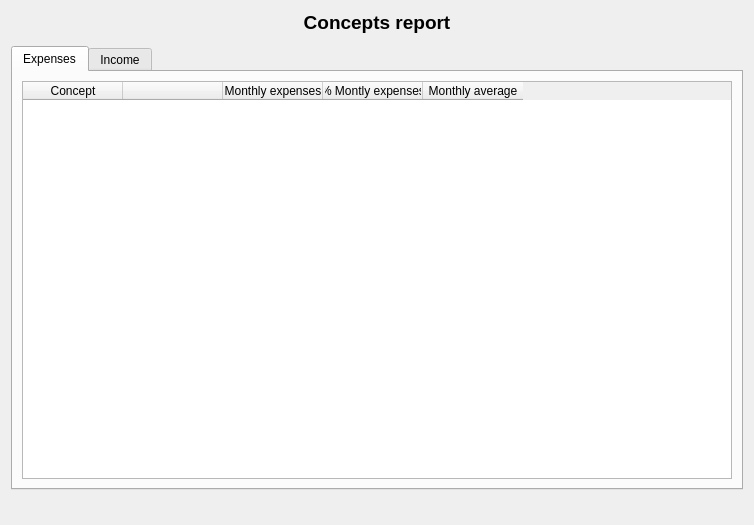
<?xml version="1.0" encoding="UTF-8"?>
<ui version="4.0">
 <class>wdgConceptos</class>
 <widget class="QWidget" name="wdgConceptos">
  <property name="geometry">
   <rect>
    <x>0</x>
    <y>0</y>
    <width>754</width>
    <height>525</height>
   </rect>
  </property>
  <property name="windowTitle">
   <string>Form</string>
  </property>
  <layout class="QVBoxLayout" name="verticalLayout_2">
   <item>
    <layout class="QVBoxLayout" name="verticalLayout">
     <item>
      <widget class="QLabel" name="lbl">
       <property name="font">
        <font>
         <pointsize>14</pointsize>
         <weight>75</weight>
         <bold>true</bold>
        </font>
       </property>
       <property name="text">
        <string>Concepts report</string>
       </property>
       <property name="alignment">
        <set>Qt::AlignCenter</set>
       </property>
      </widget>
     </item>
     <item>
      <widget class="wdgYearMonth" name="wdgYM" native="true"/>
     </item>
     <item>
      <widget class="QTabWidget" name="tabWidget">
       <property name="currentIndex">
        <number>0</number>
       </property>
       <widget class="QWidget" name="tab">
        <attribute name="title">
         <string>Expenses</string>
        </attribute>
        <layout class="QHBoxLayout" name="horizontalLayout">
         <item>
          <widget class="myQTableWidget" name="tblExpenses">
           <property name="contextMenuPolicy">
            <enum>Qt::CustomContextMenu</enum>
           </property>
           <property name="alternatingRowColors">
            <bool>true</bool>
           </property>
           <property name="selectionMode">
            <enum>QAbstractItemView::SingleSelection</enum>
           </property>
           <property name="selectionBehavior">
            <enum>QAbstractItemView::SelectRows</enum>
           </property>
           <property name="sortingEnabled">
            <bool>true</bool>
           </property>
           <attribute name="verticalHeaderVisible">
            <bool>false</bool>
           </attribute>
           <attribute name="verticalHeaderCascadingSectionResizes">
            <bool>false</bool>
           </attribute>
           <column>
            <property name="text">
             <string>Concept</string>
            </property>
           </column>
           <column>
            <property name="text">
             <string/>
            </property>
           </column>
           <column>
            <property name="text">
             <string>Monthly expenses</string>
            </property>
           </column>
           <column>
            <property name="text">
             <string>% Montly expenses</string>
            </property>
           </column>
           <column>
            <property name="text">
             <string>Monthly average</string>
            </property>
           </column>
          </widget>
         </item>
        </layout>
       </widget>
       <widget class="QWidget" name="tab_2">
        <attribute name="title">
         <string>Income</string>
        </attribute>
        <layout class="QHBoxLayout" name="horizontalLayout_2">
         <item>
          <widget class="myQTableWidget" name="tblIncomes">
           <property name="contextMenuPolicy">
            <enum>Qt::CustomContextMenu</enum>
           </property>
           <property name="alternatingRowColors">
            <bool>true</bool>
           </property>
           <property name="selectionMode">
            <enum>QAbstractItemView::SingleSelection</enum>
           </property>
           <property name="selectionBehavior">
            <enum>QAbstractItemView::SelectRows</enum>
           </property>
           <property name="sortingEnabled">
            <bool>true</bool>
           </property>
           <attribute name="verticalHeaderVisible">
            <bool>false</bool>
           </attribute>
           <attribute name="verticalHeaderCascadingSectionResizes">
            <bool>false</bool>
           </attribute>
           <column>
            <property name="text">
             <string>Concept</string>
            </property>
           </column>
           <column>
            <property name="text">
             <string/>
            </property>
           </column>
           <column>
            <property name="text">
             <string>Monthly expenses</string>
            </property>
           </column>
           <column>
            <property name="text">
             <string>% Montly expenses</string>
            </property>
           </column>
           <column>
            <property name="text">
             <string>Monthly average</string>
            </property>
           </column>
          </widget>
         </item>
        </layout>
       </widget>
      </widget>
     </item>
    </layout>
   </item>
   <item>
    <widget class="QLabel" name="lblTotal">
     <property name="font">
      <font>
       <pointsize>12</pointsize>
       <weight>75</weight>
       <bold>true</bold>
      </font>
     </property>
     <property name="text">
      <string/>
     </property>
     <property name="alignment">
      <set>Qt::AlignCenter</set>
     </property>
    </widget>
   </item>
  </layout>
  <action name="actionCuentaNueva">
   <property name="icon">
    <iconset>
     <normaloff>:/xulpmoney/star.png</normaloff>:/xulpmoney/star.png</iconset>
   </property>
   <property name="text">
    <string>Nueva Cuenta</string>
   </property>
   <property name="toolTip">
    <string>Nueva Cuenta</string>
   </property>
  </action>
  <action name="actionCuentaEstudio">
   <property name="icon">
    <iconset>
     <normaloff>:/xulpmoney/document-edit.png</normaloff>:/xulpmoney/document-edit.png</iconset>
   </property>
   <property name="text">
    <string>Estudio de la Cuenta</string>
   </property>
   <property name="toolTip">
    <string>Estudio de la Cuenta</string>
   </property>
  </action>
 </widget>
 <customwidgets>
  <customwidget>
   <class>myQTableWidget</class>
   <extends>QTableWidget</extends>
   <header location="global">myqtablewidget</header>
  </customwidget>
  <customwidget>
   <class>wdgYearMonth</class>
   <extends>QWidget</extends>
   <header location="global">wdgYearMonth</header>
   <container>1</container>
  </customwidget>
 </customwidgets>
 <resources>
  <include location="../images/xulpymoney.qrc"/>
 </resources>
 <connections/>
</ui>
